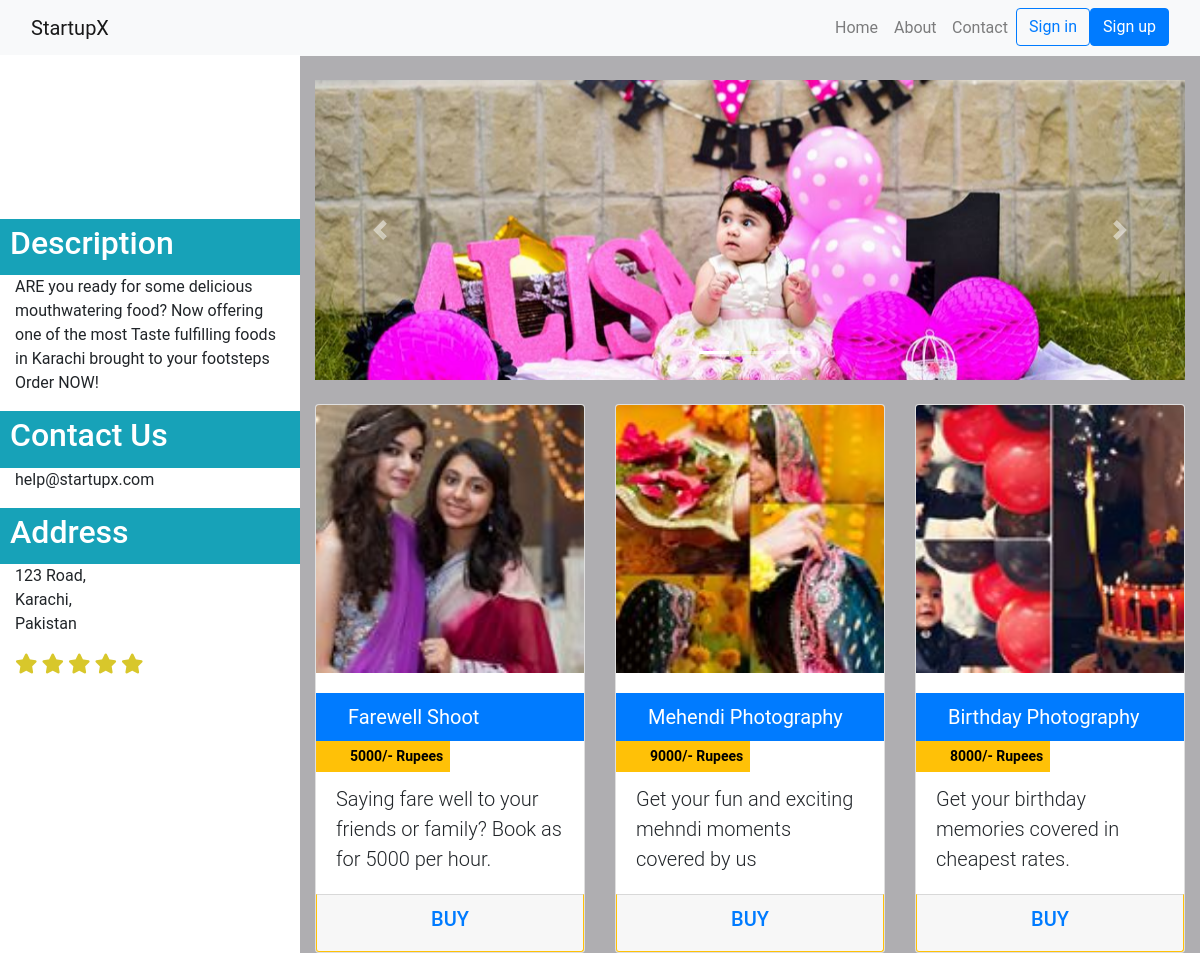
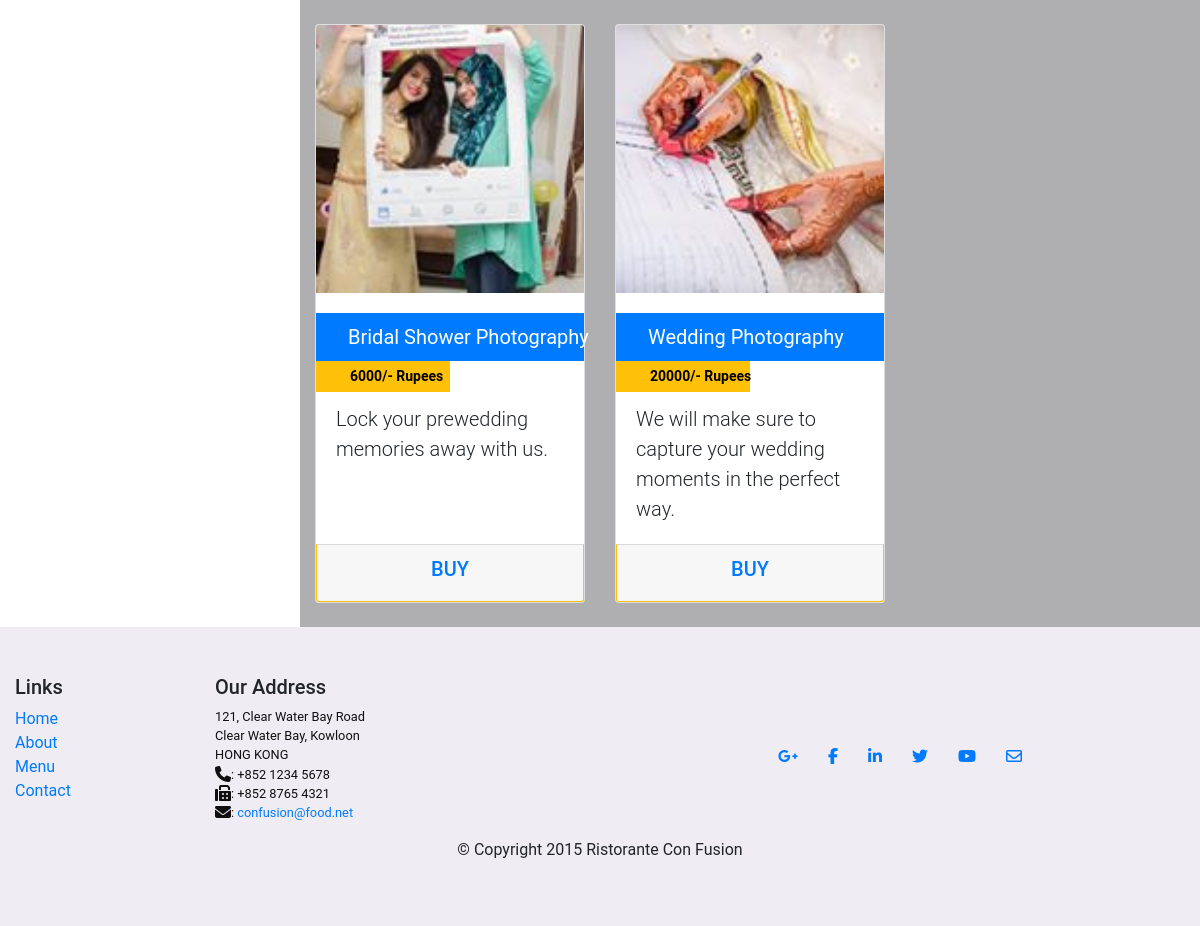
/startup.php?find=2, run on the app's committed database (2 pictures, top to bottom).
### tables this page shows
CREATE TABLE IF NOT EXISTS `startups` (
  `name` varchar(32) NOT NULL,
  `category` varchar(20) NOT NULL DEFAULT 'Other',
  `Tagline` varchar(50) NOT NULL,
  `description` varchar(1000) NOT NULL,
  `sales` int(5) DEFAULT NULL,
  `id` int(5) NOT NULL,
  PRIMARY KEY (`id`),
  KEY `category` (`category`)
);

CREATE TABLE IF NOT EXISTS `items` (
  `ID` int(8) NOT NULL COMMENT 'Startup ID',
  `itemID` int(11) NOT NULL,
  `Name` varchar(32) NOT NULL,
  `Description` varchar(1000) NOT NULL,
  `category` varchar(10) NOT NULL DEFAULT 'Other',
  `Price` int(5) NOT NULL,
  `Discount` int(5) DEFAULT NULL,
  PRIMARY KEY (`ID`,`itemID`),
  KEY `category` (`category`)
);

### startup.php (the view, shortened to what this page needs)
<!DOCTYPE html>
<html lang="en">
<?php require('conn.php');
  include('usersclass.php');
  ?>
  <head>
    <link rel="stylesheet" href="node_modules/bootstrap/dist/css/bootstrap.min.css">
    <link rel="stylesheet" href="node_modules/font-awesome/css/font-awesome.min.css">
    <link rel="stylesheet" href="css/styles.css">
    <link href="vendor/bootstrap/css/bootstrap.min.css" rel="stylesheet">
    <link href="css/small-business.css" rel="stylesheet">
    <link href ="css/hover-min.css" rel="stylesheet">
        <link href ="css/zoomhover.css" rel="stylesheet">
  </head>
  <body>
    <nav class="navbar navbar-expand-md navbar-light bg-light fixed-top">
    <div class="container">
      <a class="navbar-brand" href="#">StartupX</a>
      <div class="collapse navbar-collapse" id="navbarResponsive">
        <ul class="navbar-nav ml-auto">
          <li class="nav-item    hvr-shadow">
            <a class="nav-link" href="./home.php">Home
            </a>
          </li>
          <li class="nav-item hvr-shadow">
            <a class="nav-link" href="./aboutus.html">About</a>
          </li>
          <li class="nav-item hvr-shadow" >
            <a class="nav-link" href="#">Contact</a>
          </li>
          <?php
          if( $_SESSION==null ){?>
          <li><a type = "button cd-signin" class="btn btn-outline-primary my-2 my-sm-0" href="./login.php">Sign in</a></li>
          <li><a type = "button cd-signup" class="btn btn-primary my-2 my-sm-0" href="./register.php" >Sign up</a></li>
        <?php }
        else{?>
          <li><a type = "button cd-signin" class="btn hvr-fade my-2 my-sm-0" style="border-radius: 30px;" href="./myorders.php"><i class = "fa fa-user" aria-hidden="true"></i></a></li>
          <?php
        }?>
        </ul>
      </div>
    </div>
  </nav>
    <div class="container">
        <div class="row">
            <div class="col-lg-3 fixed-top hidden-md-down hvr-glow" style="background-color:white; top:55px;">
            <?php
            $id=(int)$_GET['find'];
            $sql = "SELECT name,description FROM startups where id = '$id'";
            $results = mysqli_query($connection,$sql);
            if($rowitem = mysqli_fetch_array($results)) {
            echo "<div class=\"bg-inverse\" style=\"margin-left:-20px;margin-right:-15px;padding-left:15px;color:white;padding-top:10px;padding-bottom:10px;\"><h1 class=\"my-4  \">".$rowitem['name']."</h1>
            </div>
            <div class=\"bg-info\" style=\"margin-left:-20px;margin-right:-15px;padding-left:15px;color:white;padding-top:5px;padding-bottom:5px;\">
            <h2> Description</h2>
        </div>
            <p>".$rowitem['description']."</p>
            <div class=\"bg-info\" style=\"margin-left:-20px;margin-right:-15px;padding-left:15px;color:white;padding-top:5px;padding-bottom:5px;\">
            <h2>Contact Us</h2>
        </div>
        <p>help@startupx.com</p>
        <div class=\"bg-info\" style=\"margin-left:-20px;margin-right:-15px;padding-left:15px;color:white;padding-top:5px;padding-bottom:5px;\">
        <h2>Address</h2>
    </div>
    <p>123 Road,<br>Karachi,<br>Pakistan</p>
            "; ?><span class="fa fa-star fa-lg" style="color:#d8c72b;"></span>
            <span class="fa fa-star fa-lg" style="color:#d8c72b;"></span>
            <span class="fa fa-star fa-lg" style="color:#d8c72b;"></span>
            <span class="fa fa-star fa-lg" style="color:#d8c72b;"></span>
            <span class="fa fa-star fa-lg" style="color:#d8c72b;"></span>
            </div>
            <div class="col-lg-3 hidden-lg-up" style="background-color:white;">
            <?php
            echo "<div class=\"bg-inverse\" style=\"margin-left:-20px;margin-right:-15px;padding-left:15px;color:white;padding-top:10px;padding-bottom:10px;\"><h1 class=\"my-4  \">".$rowitem['name']."</h1>
            </div>
            <div class=\"bg-info\" style=\"margin-left:-20px;margin-right:-15px;padding-left:15px;color:white;padding-top:5px;padding-bottom:5px;\">
            <h2> Description</h2>
        </div>
        <p>".$rowitem['description']."</p>
                    <div class=\"bg-info\" style=\"margin-left:-20px;margin-right:-15px;padding-left:15px;color:white;padding-top:5px;padding-bottom:5px;\">
                    <h2>Contact Us</h2>
                </div>
                <p>help@startupx.com</p>
                <div class=\"bg-info\" style=\"margin-left:-20px;margin-right:-15px;padding-left:15px;color:white;padding-top:5px;padding-bottom:5px;\">
                <h2>Address</h2>
            </div>
            <p>123 Road,<br>Karachi,<br>Pakistan</p>
                    "; ?><span class="fa fa-star fa-lg" style="color:#d8c72b;"></span>
            </div>
        <div class="col-lg-9 push-lg-3" style="background-color:rgb(175, 174, 177);">
            <div id="carouselExampleIndicators" class="carousel slide my-4"  data-ride="carousel">
            <ol class="carousel-indicators">
                <li data-target="#carouselExampleIndicators" data-slide-to="0" class="active"></li>
                <li data-target="#carouselExampleIndicators" data-slide-to="1"></li>
                <li data-target="#carouselExampleIndicators" data-slide-to="2"></li>
            </ol>
            <div class="carousel-inner" role="listbox">
                <div class="carousel-item active">
                <img class="d-block img-fluid" style='height: 100%; width: 100%; object-fit: cover' src="images/startups/<?php echo $id?>/1.jpg" alt="First slide">
                </div>
            </div>
            <a class="carousel-control-prev" href="#carouselExampleIndicators" role="button" data-slide="prev">
                <span class="carousel-control-prev-icon" aria-hidden="true"></span>
            </a>
            <a class="carousel-control-next" href="#carouselExampleIndicators" role="button" data-slide="next">
                <span class="carousel-control-next-icon" aria-hidden="true"></span>
            </a>
            </div>
            <div class="row ">
                <?php
                $id=(int)$_GET['find'];
                $sql = "SELECT itemID,name,description,price FROM items where id = '$id'";
                $results = mysqli_query($connection,$sql);
                while($rowitem = mysqli_fetch_array($results)) {
                ?>
                <div class="col-lg-4 col-md-6 mb-4 hvr-grow-shadow">
                    <div class="card h-100">
                        <a href="#"><img class="card-img-top  hvr-glow" src="images/startups/<?php echo $id."/items/".$rowitem['itemID'];?>.jpg" alt=""></a>
                    <div class="card-body hvr-float-shadow ">
                        <h2 class="card-title lead">
                        <div class="bg-primary" style="margin-left:-20px;margin-right:-20px;padding-left:15px;color:white;">
                         <span class = "btn btn-lg "><?php echo $rowitem['name']?></span></div>
                         <div class="bg-warning" style="margin-left:-20px;margin-right:50%;padding-left:25px;color:black;">
                         <span class = "btn btn-sm">  <strong><?php echo $rowitem['price']."/- Rupees"?></strong></span></div>
                        <p class="card-text lead"><?php echo $rowitem['description']?></p>
                    </div>
                    <div class="btn btn-warning card-footer" style="color:blue;">
                        <h5 class = " hvr-pulse"><a data-toggle="modal" data-target="#myModal<?php echo$rowitem['itemID'];?>" href="#">BUY</a></h5>
                        </div>
                    </div>
                </div>
                <?php } ?>
                <?php } ?>
            </div>
            </div>
        </div>
        </div>
        <footer class = "footer py-5 bg-lite">
                <div class = "container">
                    <div class = "row">
                        <div class = "col-5 col-sm-2">
                            <h5>Links</h5>
                            <ul class = "list-unstyled">
                                <li><a href="./home.php">Home</a></li>
                                <li><a href="./aboutus.html">About</a></li>
                                <li><a href="#">Menu</a></li>
                                <li><a href="./contactus.html">Contact</a></li>
                            </ul>
                        </div>
                        <div class = "col-6 col-sm-5">
                            <h5>Our Address</h5>
                            <address>
                                121, Clear Water Bay Road<br>
                                Clear Water Bay, Kowloon<br>
                                HONG KONG<br>
                                <i class = "fa fa-phone fa-lg"></i>: +852 1234 5678<br>
                                <i class = "fa fa-fax fa-lg"></i>: +852 8765 4321<br>
                                <i class = "fa fa-envelope fa-lg"></i>: <a href="mailto:confusion@food.net">confusion@food.net</a>
                            </address>
                        </div>
                        <div class = "col col-sm-4 align-self-center">
                            <div style="text-align:center">
                                <a class="btn btn-social-icon btn-google-plus" href="http://google.com/+"><i class="fa fa-google-plus"></i></a>
                                <a class="btn btn-social-icon btn-facebook" href="http://www.facebook.com/profile.php?id="><i class="fa fa-facebook"></i></a>
                                <a class="btn btn-social-icon btn-linkedin" href="http://www.linkedin.com/in/"><i class="fa fa-linkedin"></i></a>
                                <a class="btn btn-social-icon btn-twitter" href="http://twitter.com/"><i class="fa fa-twitter"></i></a>
                                <a class="btn btn-social-icon btn-youtube" href="http://youtube.com/"><i class="fa fa-youtube"></i></a>
                                <a class="btn btn-social-icon" href="mailto:"><i class="fa fa-envelope-o"></i></a>
                            </div>
                        </div>
                    </div>
                    <div class = "row justify-content-center">
                        <div class = "col-auto">
                            <p>© Copyright 2015 Ristorante Con Fusion</p>
                        </div>
                    </div>
                </div>
            </footer>
      </body>
    </html>

### css/styles.css (style rules this page uses)
.footer { background-color: rgb(239, 236, 243); margin: 0px auto; padding: 20px 0px 20px 0px; }
address { font-size: 80%; margin: 0px; color: #0f0f0f; }
body { padding: 0px 0px 0px 0px; z-index: 0; }
.carousel { background: #512DA8; }
.carousel-item { height: 300px; }
.carousel-item img { position: absolute; top: 0; left: 0; min-height: 300px; }
* { font-family: 'Roboto', sans-serif; }

### css/small-business.css (style rules this page uses)
body { padding-top: 54px; }
@media (min-width: 992px) { body { padding-top: 56px; } }
.container { position: relative; max-width: 100%; margin: 0 auto; }
#carouselExampleIndicators { margin-bottom:20px; background-color:rgb(255, 255, 255) }
.bg-light { background-color: rgb(239, 236, 243); }

### data on the page
startups: description "ARE you ready for some delicious mouthwatering food? Now offering one of the most Taste fulfilling foods in Karachi brought to your footsteps Order NOW!"
items: shows a picture, Name "Farewell Shoot", Price "5000", Description "Saying fare well to your friends or family? Book as for 5000 per hour."
items: shows a picture, Name "Mehendi Photography", Price "9000", Description "Get your fun and exciting mehndi moments covered by us"
items: shows a picture, Name "Birthday Photography", Price "8000", Description "Get your birthday memories covered in cheapest rates."
items: shows a picture, Name "Bridal Shower Photography", Price "6000", Description "Lock your prewedding memories away with us."
items: shows a picture, Name "Wedding Photography", Price "20000", Description "We will make sure to capture your wedding moments in the perfect way."
